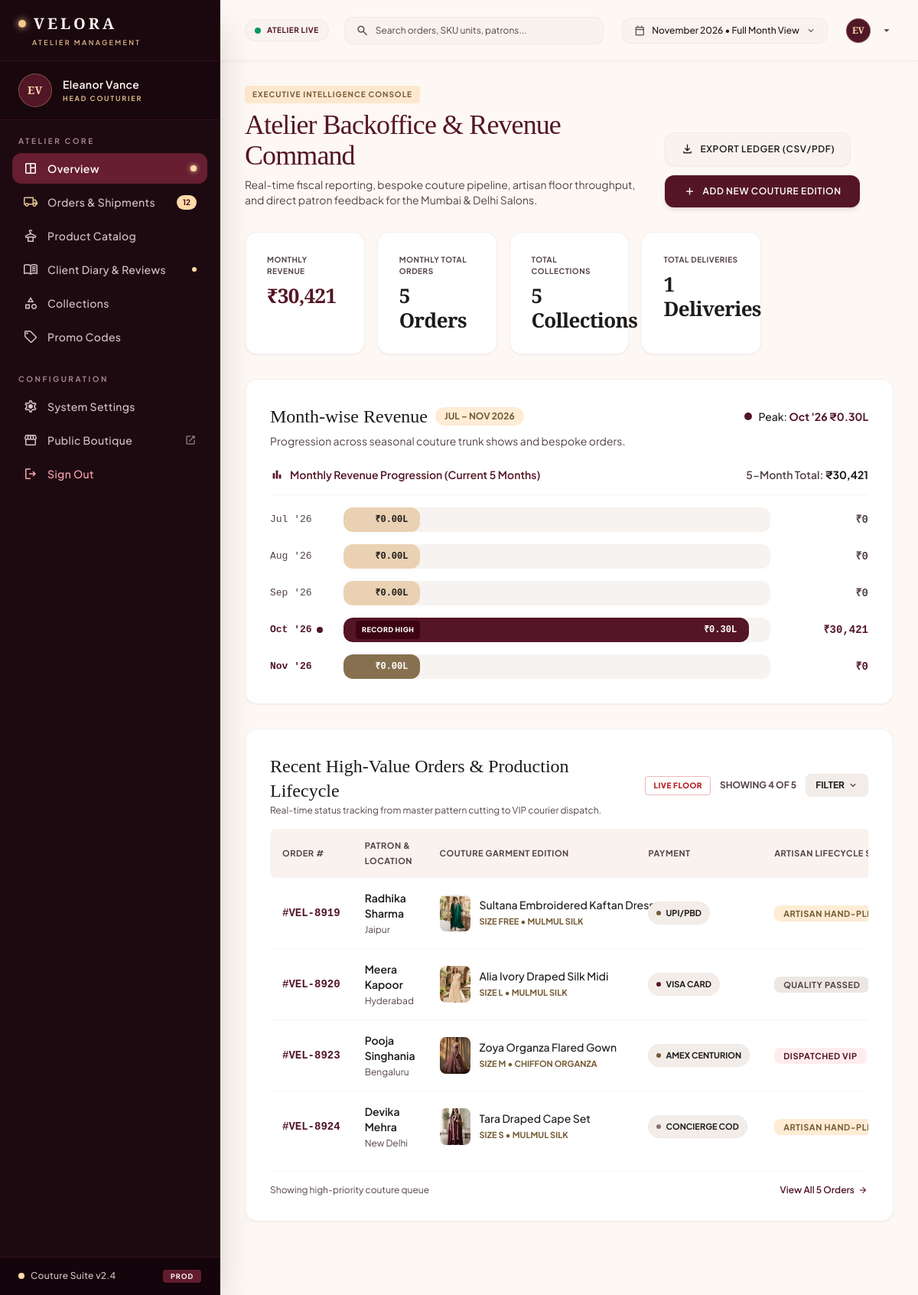
The page /admin/index.php (signed in) on the database its author committed.
### tables this page shows
CREATE TABLE `orders` (
  `id` INT UNSIGNED AUTO_INCREMENT PRIMARY KEY,
  `order_number` VARCHAR(50) NOT NULL UNIQUE,
  `customer_name` VARCHAR(150) NOT NULL,
  `customer_email` VARCHAR(150) NOT NULL,
  `customer_phone` VARCHAR(30) NOT NULL,
  `shipping_address` TEXT NOT NULL,
  `city` VARCHAR(100) NOT NULL,
  `pincode` VARCHAR(10) NOT NULL,
  `payment_method` VARCHAR(50) NOT NULL DEFAULT 'COD',
  `subtotal` DECIMAL(10,2) NOT NULL,
  `discount_amount` DECIMAL(10,2) DEFAULT 0.00,
  `shipping_fee` DECIMAL(10,2) DEFAULT 0.00,
  `total_amount` DECIMAL(10,2) NOT NULL,
  `coupon_code` VARCHAR(50) NULL,
  `order_status` ENUM('confirmed', 'processing', 'in_transit', 'delivered', 'cancelled') DEFAULT 'confirmed',
  `created_at` TIMESTAMP DEFAULT CURRENT_TIMESTAMP
);

### admin/index.php (the view, shortened to what the rows shown need)
<?php
require_once __DIR__ . '/includes/admin_header.php';
$pdo = getDbConnection();
$stmtRecent = $pdo->query("
    SELECT o.*,
           (SELECT oi.product_title FROM order_items oi WHERE oi.order_id = o.id LIMIT 1) as item_title,
           (SELECT oi.size_code FROM order_items oi WHERE oi.order_id = o.id LIMIT 1) as item_size,
           (SELECT oi.color_name FROM order_items oi WHERE oi.order_id = o.id LIMIT 1) as item_color,
           (SELECT p.fabric FROM order_items oi JOIN products p ON oi.product_id = p.id WHERE oi.order_id = o.id LIMIT 1) as item_fabric,
           (SELECT p.silhouette FROM order_items oi JOIN products p ON oi.product_id = p.id WHERE oi.order_id = o.id LIMIT 1) as item_silhouette,
           (SELECT p.primary_image FROM order_items oi JOIN products p ON oi.product_id = p.id WHERE oi.order_id = o.id LIMIT 1) as item_image
    FROM orders o
    ORDER BY o.id DESC
    LIMIT 4
");
$recentOrders = $stmtRecent->fetchAll();
?>
<div class="flex flex-col lg:flex-row lg:items-end justify-between gap-6 pb-8">
  <div class="flex flex-col gap-2 max-w-3xl">
    <h1 class="font-serif text-3xl md:text-4xl text-primary font-medium tracking-tight">
      Atelier Backoffice &amp; Revenue Command
    </h1>
  </div>
</div>
<div class="w-full mb-8">
  <div class="w-full p-6 md:p-8 rounded-2xl bg-surface-container-lowest shadow-sm border border-surface-container-high/60 flex flex-col justify-between gap-6">
    <div>
      <div class="flex flex-col sm:flex-row sm:items-center justify-between gap-3">
        <div class="flex items-center gap-2.5">
          <h2 class="font-serif text-2xl text-on-surface font-medium">Month-wise Revenue</h2>
        </div>
      </div>
    </div>
  </div>
</div>
<div class="w-full mb-8">
  <div class="w-full p-6 md:p-8 rounded-2xl bg-surface-container-lowest shadow-sm border border-surface-container-high/60 flex flex-col justify-between">
    <div>
      <div class="flex flex-col sm:flex-row sm:items-center justify-between gap-3 mb-4">
        <div>
          <h2 class="font-serif text-2xl text-on-surface font-medium">Recent High-Value Orders &amp; Production Lifecycle</h2>
        </div>
      </div>
      <div class="overflow-x-auto mt-2">
        <table class="w-full text-left text-xs md:text-sm">
          <thead>
            <tr class="bg-surface-container-low text-on-surface-variant text-[11px] uppercase tracking-wider font-bold">
              <th class="py-3 px-4 rounded-l-lg">Order #</th>
              <th class="py-3 px-4">Patron &amp; Location</th>
              <th class="py-3 px-4">Couture Garment Edition</th>
              <th class="py-3 px-4">Payment</th>
              <th class="py-3 px-4">Artisan Lifecycle Stage</th>
            </tr>
          </thead>
          <tbody class="divide-y divide-surface-container-high/40">
            <?php
            $orderStageDefaults = [
                ['stage' => 'Artisan Hand-pleating', 'cls' => 'bg-[#fedaaa]/50 text-[#745a34]', 'pay' => 'UPI/PBD', 'dot' => 'bg-secondary'],
                ['stage' => 'Quality Passed',        'cls' => 'bg-surface-container-high text-on-surface-variant', 'pay' => 'Visa Card', 'dot' => 'bg-primary'],
                ['stage' => 'Dispatched VIP',        'cls' => 'bg-primary-fixed/50 text-primary', 'pay' => 'Amex Centurion', 'dot' => 'bg-secondary'],
                ['stage' => 'Final Hemming',         'cls' => 'bg-[#fedaaa]/40 text-[#745a34]', 'pay' => 'Concierge COD', 'dot' => 'bg-outline'],
            ];
            foreach ($recentOrders as $idx => $ord):
              $stageDef = $orderStageDefaults[$idx % 4];
              $stageName = $stageDef['stage'];
              $stageCls  = $stageDef['cls'];
              if ($ord['order_status'] === 'delivered') {
                  $stageName = 'Quality Passed';
                  $stageCls  = 'bg-surface-container-high text-on-surface-variant';
              } elseif ($ord['order_status'] === 'in_transit') {
                  $stageName = 'Dispatched VIP';
                  $stageCls  = 'bg-primary-fixed/50 text-primary';
              } elseif ($ord['order_status'] === 'processing') {
                  $stageName = 'Artisan Hand-pleating';
                  $stageCls  = 'bg-[#fedaaa]/50 text-[#745a34]';
              }
              $garmentTitle = $ord['item_title'] ?? 'The Miraya Pleated Silk Maxi';
              $garmentSize  = $ord['item_size'] ?? 'M';
              $garmentFabric = $ord['item_fabric'] ?? ($ord['item_silhouette'] ?? 'Mulberry Silk');
              $garmentImg   = !empty($ord['item_image']) ? $ord['item_image'] : 'assets/img/atelier-craftsman.jpg';
            ?>
            <tr class="hover:bg-surface-container-low/40 transition-colors">
              <td class="py-4 px-4 font-mono font-bold text-primary whitespace-nowrap">
                #<?= htmlspecialchars($ord['order_number']) ?>
              </td>
              <td class="py-4 px-4">
                <span class="font-semibold text-on-surface block"><?= htmlspecialchars($ord['customer_name']) ?></span>
                <span class="text-xs text-on-surface-variant"><?= htmlspecialchars($ord['city']) ?></span>
              </td>
              <td class="py-4 px-4">
                <div class="flex items-center gap-3">
                  <img src="<?= htmlspecialchars(veloraImageUrl($garmentImg)) ?>" alt="<?= htmlspecialchars($garmentTitle) ?>" class="w-10 h-12 object-cover rounded-lg bg-surface-container shrink-0"/>
                  <div>
                    <span class="font-medium text-on-surface block truncate max-w-xs"><?= htmlspecialchars($garmentTitle) ?></span>
                    <span class="text-[11px] text-secondary font-bold uppercase">Size <?= htmlspecialchars($garmentSize) ?> • <?= htmlspecialchars($garmentFabric) ?></span>
                  </div>
                </div>
              </td>
              <td class="py-4 px-4 whitespace-nowrap">
                <span class="px-2.5 py-1 rounded-full bg-surface-container text-on-surface text-[11px] font-bold uppercase inline-flex items-center gap-1.5 border border-surface-container-high/60">
                  <span class="w-1.5 h-1.5 rounded-full <?= $stageDef['dot'] ?>"></span>
                  <?= htmlspecialchars($stageDef['pay']) ?>
                </span>
              </td>
              <td class="py-4 px-4 whitespace-nowrap">
                <span class="px-3 py-1 rounded-lg text-[11px] uppercase font-bold tracking-wider <?= $stageCls ?>">
                  <?= $stageName ?>
                </span>
              </td>
            </tr>
            <?php endforeach; ?>
          </tbody>
        </table>
      </div>
    </div>
  </div>
</div>
<?php require_once __DIR__ . '/includes/admin_footer.php'; ?>

### admin/includes/admin_header.php (shortened to what the rows shown need)
<?php
require_once __DIR__ . '/admin_auth.php';
$adminUser = getLoggedInAdmin();
?>
<!DOCTYPE html>
<html lang="en">
<head>
  <script src="https://cdn.tailwindcss.com"></script>
</head>
<body class="bg-surface font-sans text-on-surface antialiased flex flex-col min-h-screen">
  <aside class="fixed left-0 top-0 h-screen w-72 bg-[#1d0a11] flex flex-col z-50 shadow-2xl border-r border-[#30121c] select-none text-left">
    <div class="px-6 py-4 border-b border-[#31121d] flex items-center gap-3.5 shrink-0 bg-[#16050c]/60">
      <div class="w-11 h-11 rounded-full bg-[#521727] border border-[#dfb987]/35 flex items-center justify-center shadow-inner shrink-0">
        <span class="font-serif text-sm font-semibold tracking-wider text-[#fedaaa]">
          <?= strtoupper(substr($adminUser['full_name'] ?? 'E', 0, 1)) . strtoupper(substr(strstr($adminUser['full_name'] ?? 'V', ' ') ?: 'V', 1, 1)) ?>
        </span>
      </div>
      <div class="flex flex-col overflow-hidden">
        <span class="text-sm font-semibold text-[#fff8f2] tracking-wide truncate">
          <?= htmlspecialchars($adminUser['full_name'] ?? 'Eleanor Vance') ?>
        </span>
        <span class="text-[9px] uppercase font-bold tracking-[0.2em] text-[#dfb987] truncate mt-0.5">
          <?= htmlspecialchars($adminUser['role'] ?? 'Head Couturier') ?>
        </span>
      </div>
    </div>
  </aside>
  <div class="pl-72">
    <header class="fixed top-0 left-72 right-0 h-20 bg-surface/90 backdrop-blur-xl z-40 shadow-[0_1px_8px_rgba(0,0,0,0.03)] border-b border-surface-container-high/60 px-8 flex items-center justify-between gap-6">
      <div class="flex items-center gap-4">
        <div class="relative group">
          <button class="flex items-center gap-3 pl-2 py-1 cursor-pointer">
            <div class="w-8 h-8 rounded-full bg-[#521727] text-[#fedaaa] flex items-center justify-center font-serif font-bold text-xs shadow-sm border border-[#dfb987]/30">
              <?= strtoupper(substr($adminUser['full_name'] ?? 'E', 0, 1)) . strtoupper(substr(strstr($adminUser['full_name'] ?? 'V', ' ') ?: 'V', 1, 1)) ?>
            </div>
            <span class="material-symbols-outlined text-[18px] text-on-surface-variant">arrow_drop_down</span>
          </button>
        </div>
      </div>
    </header>
    <main class="w-full pt-28 pb-16 bg-surface min-h-screen px-8">

### rows shown on the page
orders: order_number "VEL-8919", customer_name "Radhika Sharma", city "Jaipur", shows a picture, garmentTitle "Sultana Embroidered Kaftan Dress", garmentSize "FREE", garmentFabric "MULMUL SILK", pay "UPI/PBD", stageName "ARTISAN…"
orders: order_number "VEL-8920", customer_name "Meera Kapoor", city "Hyderabad", shows a picture, garmentTitle "Alia Ivory Draped Silk Midi", garmentSize "L", garmentFabric "MULMUL SILK", pay "VISA CARD", order_status "QUALITY PASSED"
orders: order_number "VEL-8923", customer_name "Pooja Singhania", city "Bengaluru", shows a picture, garmentTitle "Zoya Organza Flared Gown", garmentSize "M", garmentFabric "CHIFFON ORGANZA", pay "AMEX CENTURION", order_status "DISPATCHED VIP"
orders: order_number "VEL-8924", customer_name "Devika Mehra", city "New Delhi", shows a picture, garmentTitle "Tara Draped Cape Set", garmentSize "S", garmentFabric "MULMUL SILK", pay "CONCIERGE COD", order_status "ARTISAN…"

### other values the page prints
substr($adminUser['full_name'] ?? 'E', 0, 1) "E"
substr(strstr($adminUser['full_name'] ?? 'V', ' ') ?: 'V', 1, 1) "V"
$adminUser['full_name'] "Eleanor Vance"
$adminUser['role'] "HEAD COUTURIER"
max($pendingOrdersCount, 12) "12"
$displayGrossRev "30,421"
$displayOrders "5"
$displayCollections "5"
$displayDeliveries "1"
$periodBadge "JUL – NOV 2026"
$peakMonthLabel "Oct '26"
$maxRev / 100000 "0.30"
$totalPeriodRev "30,421"
$m['label'] "Jul '26"
$revFormattedL "₹0.00L"
